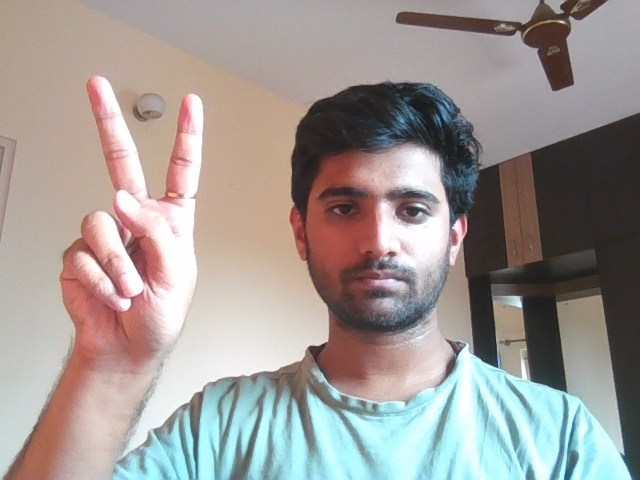
#> input picture data/alphabet_images/ಕ/20.jpg, 640 x 480 px, found by its file name; its folder holds only this picture in this run
$ python train_alphabet_model_lightweight.py
#> lines starting #> are read from the running program, lines starting #| are printed output that depends on the picture
import os
import cv2
import numpy as np
from sklearn.model_selection import train_test_split
from sklearn.ensemble import RandomForestClassifier
from sklearn.preprocessing import StandardScaler
from sklearn.metrics import classification_report, accuracy_score
import joblib
import json

# Paths
DATA_DIR = "data/alphabet_images"
MODEL_PATH = "models/alphabet_model_lightweight.pkl"
LABEL_MAP_PATH = "utils/label_map.json"
SCALER_PATH = "models/alphabet_scaler.pkl"

# Parameters
IMG_SIZE = 64

def load_images_and_labels(data_dir, img_size):
    """
    Loads images and their labels from the specified directory.
    Returns:
        images: np.ndarray of shape (num_samples, img_size, img_size, 3)
        labels: np.ndarray of shape (num_samples,)
        label_map: dict mapping label names to integer indices
    """
#> called with data_dir = 'data/alphabet_images', img_size = 64
    images = []
    labels = []
    label_map = {}
    idx = 0

    print("[INFO] Loading images...")
    for label_name in sorted(os.listdir(data_dir)):
        folder_path = os.path.join(data_dir, label_name)
        if not os.path.isdir(folder_path) or label_name.startswith('.'):
            continue  # Skip files like .DS_Store or hidden folders

        image_files = [f for f in os.listdir(folder_path) if not f.startswith('.')]
        if len(image_files) == 0:
            continue  # Skip empty folders

        label_map[label_name] = idx

        for file in image_files:
            img_path = os.path.join(folder_path, file)
            try:
                img = cv2.imread(img_path)
#> img is the input picture: shape (480, 640, 3); mean B, G, R 148.6, 152.4, 159.2
                if img is None:
                    print(f"[WARNING] Failed to load: {img_path}")
                    continue
                img = cv2.resize(img, (img_size, img_size))
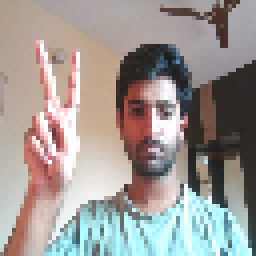
#> img: shape (64, 64, 3) (shown 4 times larger); mean B, G, R 148.6, 152.3, 159.1
                images.append(img)
                labels.append(idx)
            except Exception as e:
                print(f"[WARNING] Skipping: {img_path} due to error: {e}")
        idx += 1
#> pass 2 of the loop in load_images_and_labels, `for label_name in sorted(os.listdir(data_dir)):`:
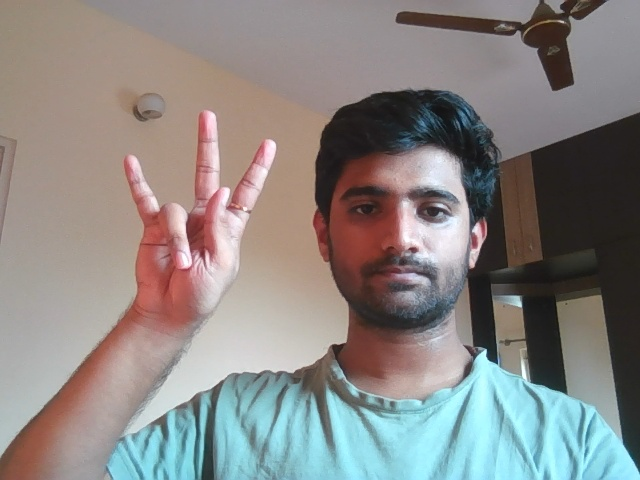
#> input picture data/alphabet_images/ಖ/1.jpg, 640 x 480 px, found by its file name
#> in load_images_and_labels, img is the input picture: shape (480, 640, 3); mean B, G, R 131.8, 134.3, 137.9
#> in load_images_and_labels, `img = cv2.resize(img, (img_size, img_size))`:
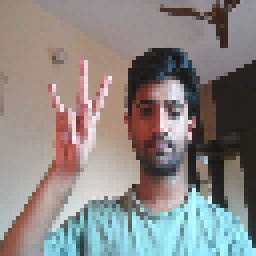
#> img: shape (64, 64, 3) (shown 4 times larger); mean B, G, R 132, 134.4, 138.1
#> in main, `images, labels, label_map = load_images_and_labels(DATA_DIR, IMG_SIZE)`: labels = [0, 1]; label_map = {'ಕ': 0, 'ಖ': 1}

    if len(images) == 0:
        raise RuntimeError("No images loaded. Please check your data directory.")

    return np.array(images, dtype=np.float32), np.array(labels, dtype=np.int32), label_map

def extract_features(images):
    """
    Extract features from images for traditional ML approach.
    """
    print("[INFO] Extracting features...")
    features = []

    for img in images:
        # Convert to grayscale
        gray = cv2.cvtColor(img, cv2.COLOR_BGR2GRAY)

        # Resize to smaller size for feature extraction
        small = cv2.resize(gray, (32, 32))

        # Flatten the image
        flat = small.flatten()

        # Add color histogram features
        hist_b = cv2.calcHist([img[:,:,0]], [0], None, [16], [0, 256]).flatten()
        hist_g = cv2.calcHist([img[:,:,1]], [0], None, [16], [0, 256]).flatten()
        hist_r = cv2.calcHist([img[:,:,2]], [0], None, [16], [0, 256]).flatten()

        # Combine all features
        combined = np.concatenate([flat, hist_b, hist_g, hist_r])
        features.append(combined)
#> this loop made 2 passes
#> hist_r on passes 1 to 2: [4096, 0, 0, 0, 0, 0, 0, 0, 0, 0, 0, 0, 0, 0, 0, 0], [4096, 0, 0, 0, 0, 0, 0, 0, 0, 0, 0, 0, 0, 0, 0, 0]
#> pass 1, in extract_features, `gray = cv2.cvtColor(img, cv2.COLOR_BGR2GRAY)`:
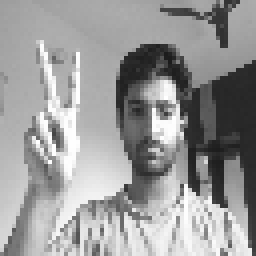
#> gray: shape (64, 64) float32 (shown 4 times larger); min 0.112, max 1, mean 0.604
#> pass 1, in extract_features, `small = cv2.resize(gray, (32, 32))`:
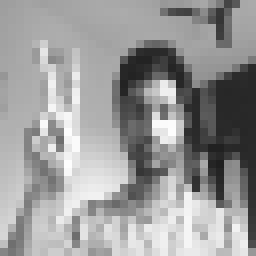
#> small: shape (32, 32) float32 (shown 8 times larger); min 0.125, max 0.994, mean 0.604
#> pass 2, in extract_features, `gray = cv2.cvtColor(img, cv2.COLOR_BGR2GRAY)`:
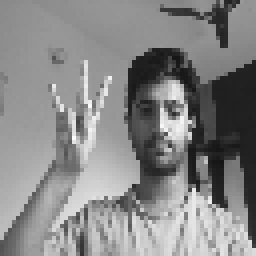
#> gray: shape (64, 64) float32 (shown 4 times larger); min 0.0818, max 0.987, mean 0.53
#> pass 2, in extract_features, `small = cv2.resize(gray, (32, 32))`:
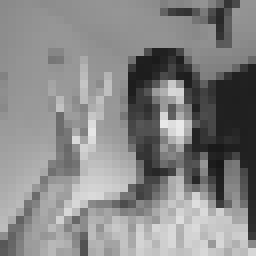
#> small: shape (32, 32) float32 (shown 8 times larger); min 0.0932, max 0.917, mean 0.53
#> after the loop, features = 2 items

    return np.array(features)

def main():
    # Load data
    images, labels, label_map = load_images_and_labels(DATA_DIR, IMG_SIZE)
    images = images / 255.0  # Normalize

    # Extract features
    features = extract_features(images)

    # Split data
#> (the run stopped early here; a loop or call above may not have finished)
